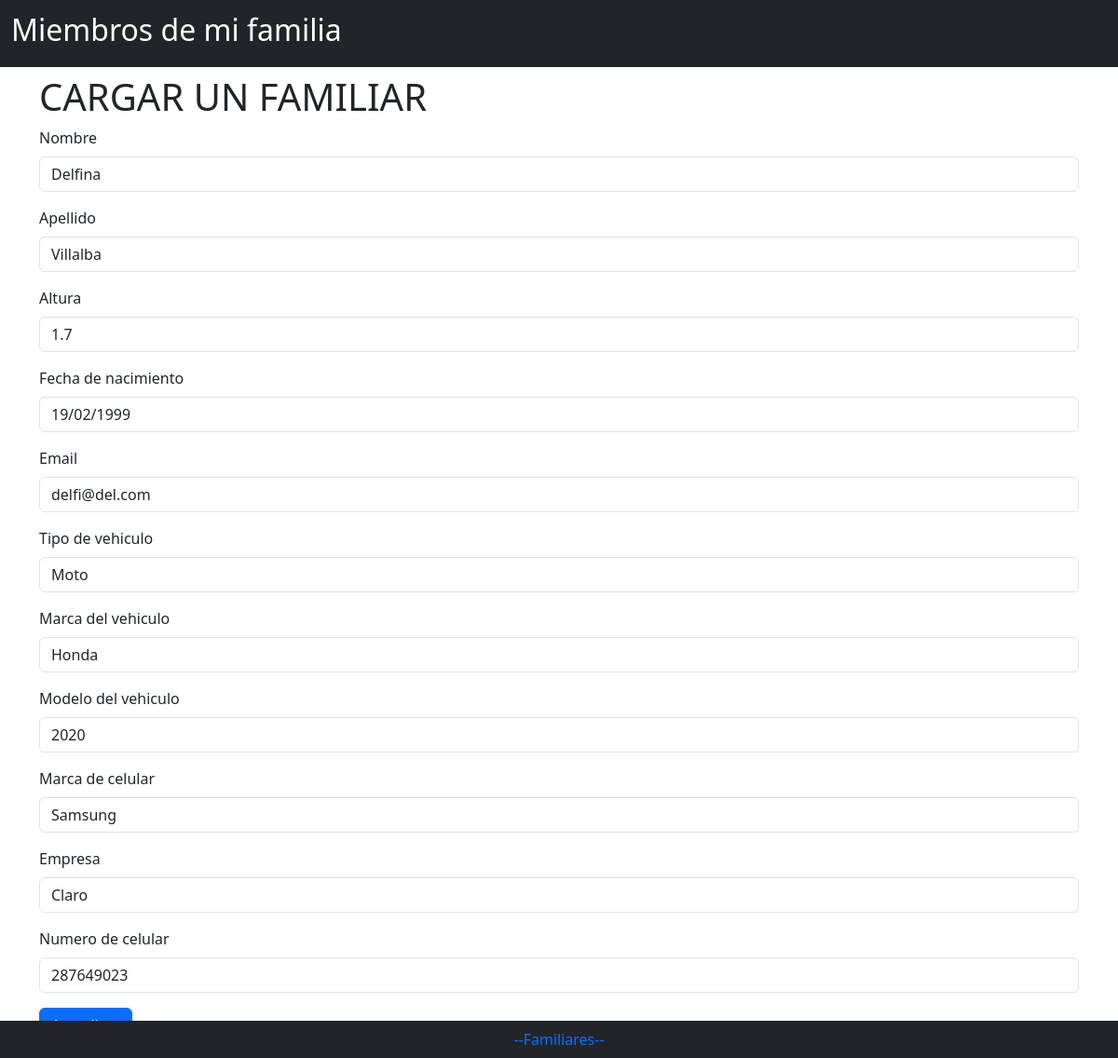
The app's page /familia/actualizar/28 with its own data.
### familia/models.py (models this page shows)
class Persona(models.Model):
    nombre = models.TextField(max_length=100)
    apellido = models.CharField(max_length=100)
    altura = models.FloatField(default=0.0)
    fecha_nacimiento = models.DateField()
    email = models.TextField(max_length=100)

class Vehiculo(Persona):
    tipo = models.CharField(max_length=100)
    marca = models.CharField(max_length=100)
    modelo = models.IntegerField()

class Celular(Vehiculo):
    marca_celular = models.CharField(max_length=100)
    empresa = models.CharField(max_length=100)
    numero = models.IntegerField()

### familia/views.py (the view, shortened to what this page needs)
# urls.py: path('actualizar/', actualizar, name="actualizar_action"),
def actualizar(request, identificador=''):
    if request.method == "GET":
        persona = get_object_or_404(Celular, pk=int(identificador))
        initial = {
            "id": persona.id,
            "nombre": persona.nombre,
            "apellido": persona.apellido,
            "altura": persona.altura,
            "fecha_nacimiento": persona.fecha_nacimiento.strftime("%d/%m/%Y"),
            "email": persona.email,
            "tipo": persona.tipo,
            "marca": persona.marca,
            "modelo": persona.modelo,
            "marca_celular": persona.marca_celular,
            "empresa": persona.empresa,
            "numero": persona.numero,
        }
        form_actualizar = ActualizarPersonaForm(initial=initial)
        return render(request, 'familia/form_carga.html', {'form': form_actualizar, 'actualizar': True})

### familia/forms.py
class ActualizarPersonaForm(PersonaForm):
    id = forms.IntegerField(widget = forms.HiddenInput())

### familia/templates/familia/form_carga.html (shortened to what this page needs)
{% extends "familia/index.html" %}
{% load bootstrap5 %}
{% block cuerpo %}
<div class="container">
   <div class="row">
     <div class="col">
      <h1>CARGAR UN FAMILIAR</h1>
     </div>
     </div>
     <dov class="row">
     <div class="col">
      {% if actualizar %}
          <form action="{% url  'actualizar_action' %}" method="post">
      {% else %}
          <form action="{% url  'agregar'%}" method="post">
      {% endif %}
      {% bootstrap_form form %}
      {% if actualizar %}
        {% bootstrap_button "Actualizar" button_type="submit" button_class="btn-primary" %}
      {% else %}
        {% bootstrap_button "Guardar" button_type="submit" button_class="btn-primary" %}
      {% endif %}
      </form>
     </div>
   </div>
 {% endblock %}

### records on screen
Persona: nombre "Delfina", apellido "Villalba", email "delfi@del.com"
Vehiculo: tipo "Moto", marca "Honda"
Celular: marca_celular "Samsung", empresa "Claro", numero "287649023"
